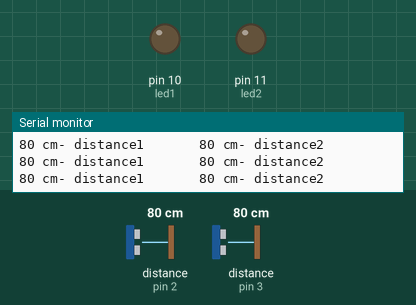
Simulated run of this sketch. Board: Arduino Uno, built with avr-gcc and run on an emulated ATmega328P. Shown: output pins drawn as LEDs (lit = HIGH), the last lines printed to the serial monitor. Wiring (inferred from the names in the program): 2 × ultrasonic range finder: trigger pin 8, echo pin 2 / trigger pin 9, echo pin 3. Dashed ring = blinking. The test bench sets the inputs (shaded band); at power-on: distance to the obstacle (sensors on pin 2, pin 3) 80 cm. The echo pulse lasts 58.3 µs per cm; pins used as bus, display or sensor lines are not drawn.

Above: at 1.2 s.
1.3 s: distance to the obstacle (sensor on pin 2) set to 33 cm
3.5 s: distance to the obstacle (sensor on pin 2) set to 27 cm
At 5.3 s:
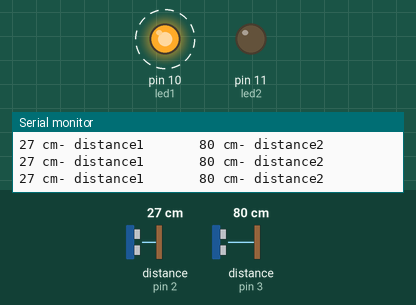
6.5 s: distance to the obstacle (sensor on pin 3) set to 2 cm
At 6.87 s:
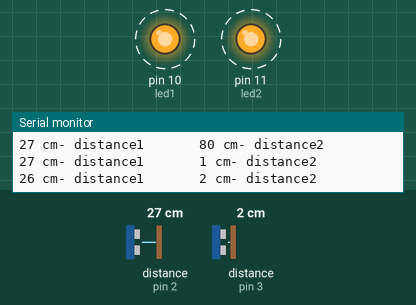
9.5 s: distance to the obstacle (sensor on pin 3) set to 10 cm
12.5 s: distance to the obstacle (sensor on pin 3) set to 13 cm
At 13.47 s:
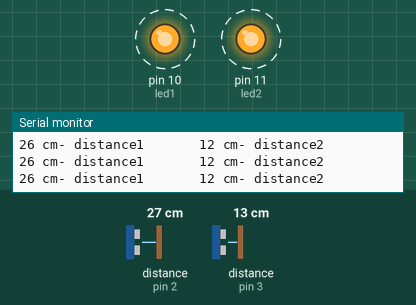
15.5 s: distance to the obstacle (sensor on pin 2) set to 35 cm
At 34.1 s:
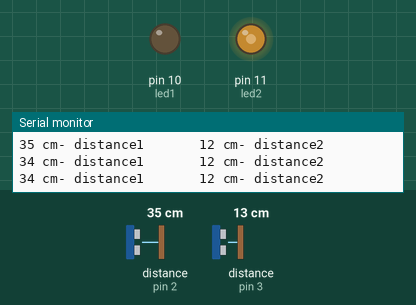
Timing chart, 0 to 34.4 s (numbered marks = the images above; inputs shaded):
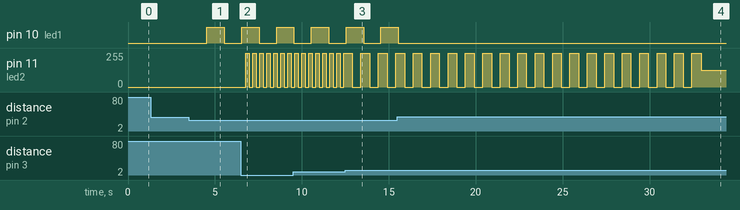

Measured:
- the behaviour switches between 31 and 30 cm on distance to the obstacle (sensor on pin 2) (found by bisection; images 0 and 1)
- the behaviour switches between 11 and 12 cm on distance to the obstacle (sensor on pin 3) (found by bisection; images 2 and 3)
- after the input at 3.5 s, pin 10 (led1): LOW → HIGH after 1.0 s, → LOW 1.0 s later
- after the input at 6.5 s, pin 11 (led2): alternates 255/255 for 0.20 s and 0/255 for 0.20 s, starting after 0.27 s
- after the input at 12.5 s, pin 11 (led2): alternates 255/255 for 0.50 s and 0/255 for 0.50 s, starting after 0.40 s
- after the input at 15.5 s, pin 10 (led1): goes on until 15.6 s, then stays LOW

The sketch:

4.ino
```cpp
//תוספת- הפחתת עוצמת הרטט
#define trigPin1 8     //     10uS בהדק 8 נותנים את ה'דרבון' של
#define echoPin1 2   //     )interrupt 0להדק 2  (  Echo חיבור מוצא החיישן
#define led1 10
#define trigPin2 9     //     10uS בהדק 8 נותנים את ה'דרבון' של
#define echoPin2 3   //     )interrupt 0להדק 2  (  Echo חיבור מוצא החיישן
#define led2 11
unsigned long time_d=0;
int time1=0;
int time2=0;
int dis=30;
int dis1=20;
int dis2=10;
int d1=0;
int d2=0;
bool x1=true;
bool x2=true;
unsigned long duration1;  // משתנה עבור משך הזמן של רוחב הפולס
unsigned long duration2;  // משתנה עבור משך הזמן של רוחב הפולס
int distance1=0;      // משתנה עבור המרחק בס"מ
int distance2=0;      // משתנה עבור המרחק בס"מ

//--------------   של החיישן trigger   במבוא 10uS 'דרבון' של נותנת trigUs()   פונקציה     ---------------
void trigUs1()   {
  digitalWrite(trigPin1, HIGH);
  delayMicroseconds(10);
  digitalWrite(trigPin1, LOW);
  attachInterrupt(0, startCount1 ,RISING);  // startCount () : יש לבצע כאשר יש 'עליה' בהדק 2,
}
void trigUs2()   {
  digitalWrite(trigPin2, HIGH);
  delayMicroseconds(10);
  digitalWrite(trigPin2, LOW);
  attachInterrupt(1, startCount2 ,RISING);  // startCount () : יש לבצע כאשר יש 'עליה' בהדק 2,
}
//----------------מאפשרת את מדידת הזמן      startCount()   פונקציה     ----------------------
void startCount1()     {
  duration1=micros();  //  duration קרא זמן נוכחי למשתנה
  detachInterrupt(0);  // חסום פסיקה מספר 0 .
  attachInterrupt(0,  measurement1, FALLING); // measurement()  : בצע כאשר יש 'ירידה' ,
}
void startCount2()     {
  duration2=micros();  //  duration קרא זמן נוכחי למשתנה
  detachInterrupt(1);  // חסום פסיקה מספר 0 .
  attachInterrupt(1,  measurement2, FALLING); // measurement()  : בצע כאשר יש 'ירידה' ,
}
//----------- מודדת את הזמן ומחשבת את המרחק      measurement()פונקציה       --------------
void measurement1()
{
  duration1=micros()-duration1;  // ההפרש בין הזמן העכשוי (ב 'ירידה') לזמן הקודם (ב 'עליה')
  distance1=duration1/58;      // distance והצבה למשתנה  חישוב המרחק בס"מ
  detachInterrupt(0);      //   חסום פסיקה מספר 0 .

}
void measurement2()
{
  duration2=micros()-duration2;  // ההפרש בין הזמן העכשוי (ב 'ירידה') לזמן הקודם (ב 'עליה')
  distance2=duration2/58;      // distance והצבה למשתנה  חישוב המרחק בס"מ
  detachInterrupt(1);      //   חסום פסיקה מספר 0 .

}
void setup()
{
  Serial.begin(115200);
  pinMode(trigPin1, OUTPUT);
  pinMode(echoPin1, INPUT);
  pinMode(led1, OUTPUT);
    pinMode(trigPin2, OUTPUT);
  pinMode(echoPin2, INPUT);
  pinMode(led2, OUTPUT);
   trigUs1();
     trigUs2();
}
void loop()
{
 if(millis()-time_d>100) {  //  50mSמדידת מרחק כל
  Serial.print(distance1);     // הדפס את המרחק בס"מ
  Serial.print(" cm- distance1       ");     // ועבור שורה הדפס ס"מ
  Serial.print(distance2);     // הדפס את המרחק בס"מ
  Serial.println(" cm- distance2");     // ועבור שורה הדפס ס"מ
  trigUs1();
  trigUs2();
   time_d=millis();
 }
if(distance1>dis)
{
    //analogWrite(led1,0);
    digitalWrite(led1,LOW);
    x1=true;
    time1=millis();
}
else
 {
  if(distance1>dis1) d1=1000;
  else if(distance1>dis2) d1=500;
  else d1=200;
    if (millis()-time1>d1)
    {
       if(x1)
       {
             //analogWrite(led1,80);
             digitalWrite(led1,HIGH);
             x1=false;
       }
       else
       {
        //analogWrite(led1,0);
        digitalWrite(led1,LOW);
             x1=true;
       }
       time1=millis();
    }
 }

if(distance2>dis)
{
    //analogWrite(led2,0);
    digitalWrite(led2,LOW);
    x2=true;
    time2=millis();
}
else
 {
  if(distance2>dis1) d2=1000;
  else if(distance2>dis2) d2=500;
  else d2=200;
    if (millis()-time2>d2)
    {
       if(x2)
       {
             //analogWrite(led2,80);
             digitalWrite(led2,HIGH);
             x2=false;
       }
       else
       {
        //analogWrite(led2,0);
        digitalWrite(led2,LOW);
             x2=true;
       }
       time2=millis();
    }
 }
}
```
